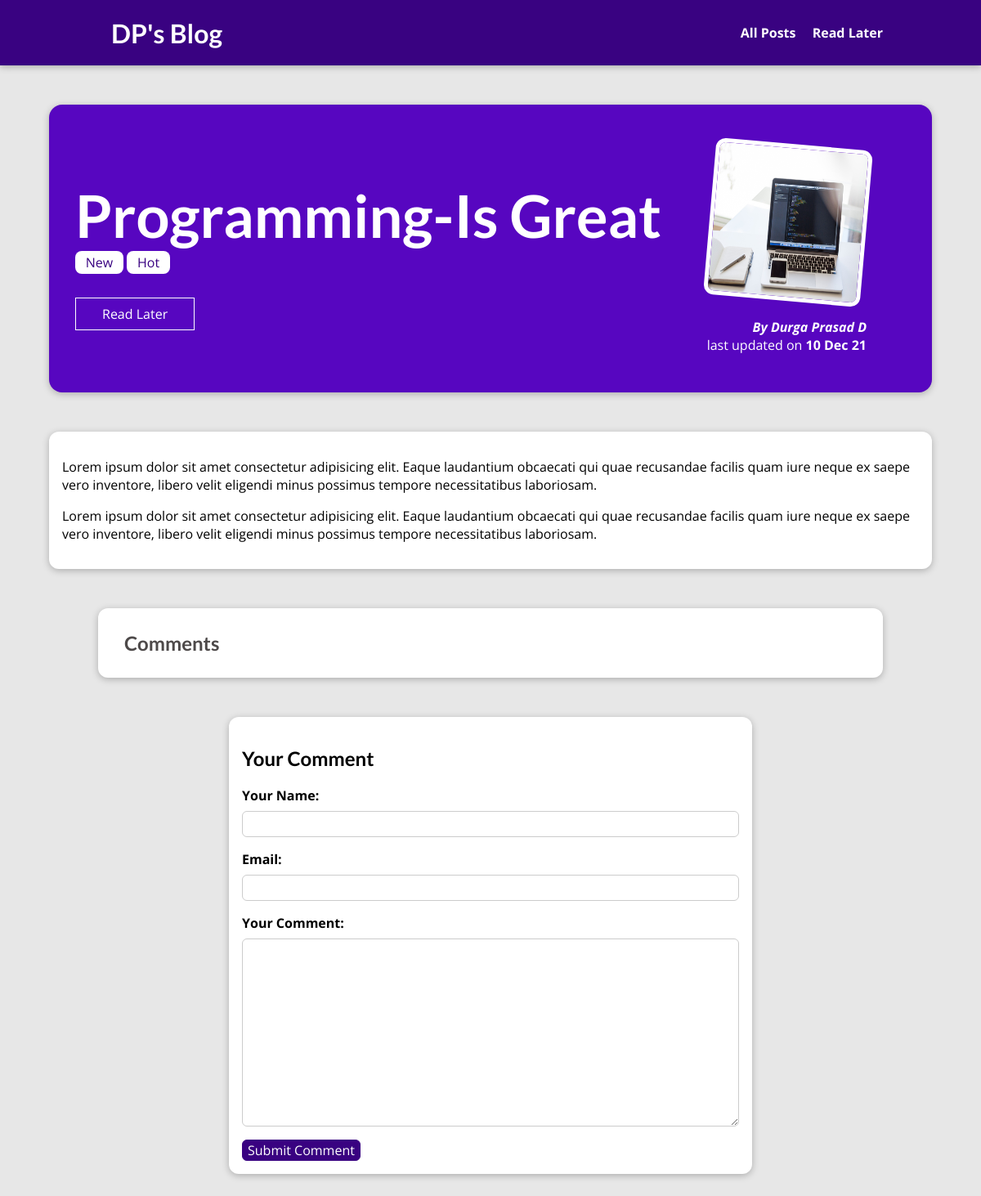
Page /posts/programming-is-great on the earlier database version.
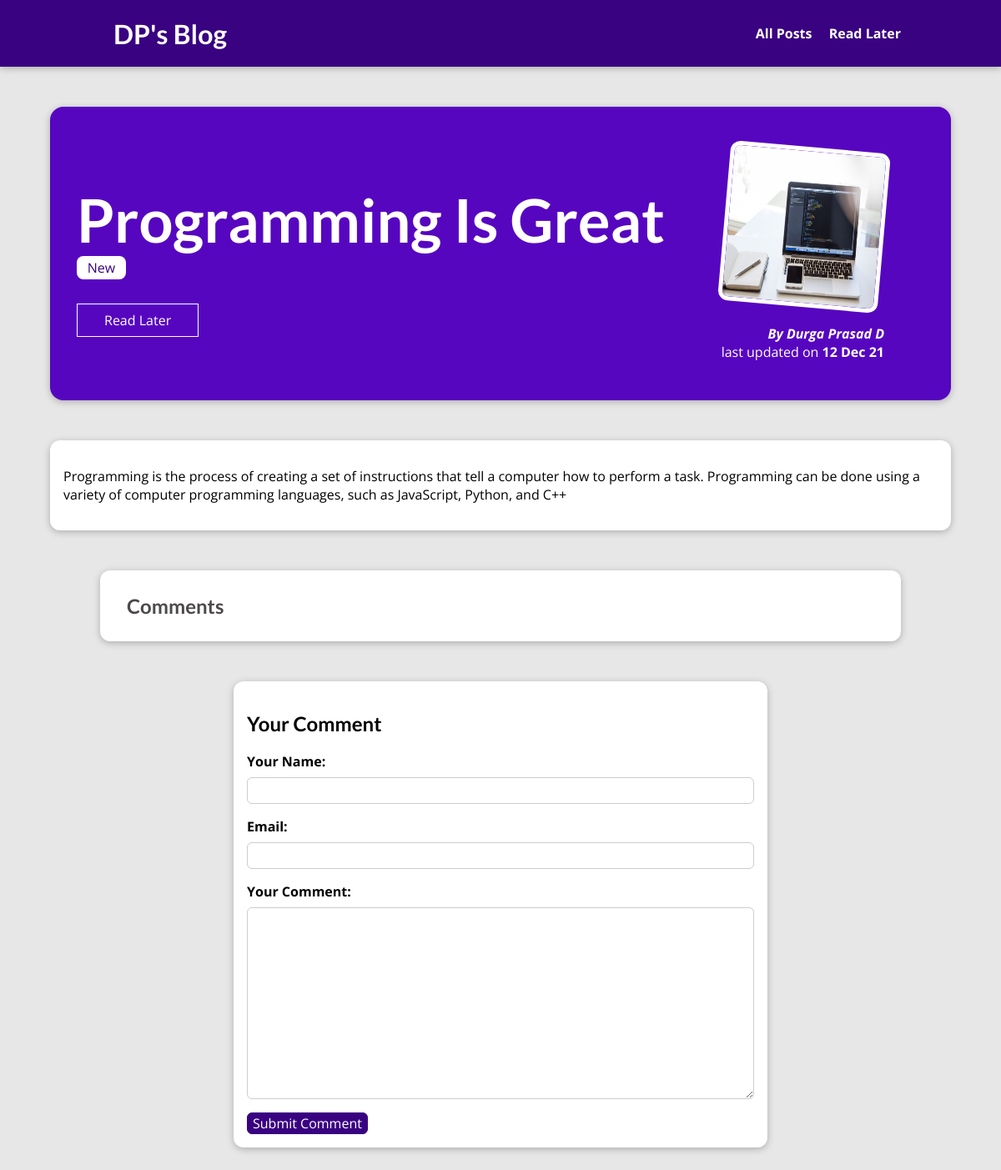
Same page on the later database version.
### blog/models.py (models this page shows, shortened)
class Post(models.Model):
    title=models.CharField(max_length=50)
    excert=models.CharField(max_length=200)
    image_name=models.ImageField(upload_to="posts")
    date=models.DateField(auto_now=True)
    slug=models.SlugField(unique=True,db_index=True)
    author=models.ForeignKey(Author,on_delete=models.SET_NULL,null=True,related_name="posts")
    content=models.TextField(validators=[MinLengthValidator])
    tag=models.ManyToManyField(Tag,related_name="tags")

class Tag(models.Model):
    caption=models.CharField(max_length=50)

class Author(models.Model):
    fname=models.CharField(max_length=50)
    lname=models.CharField(max_length=50)
    email=models.EmailField()
    def full_name(self):
        return f"{self.fname} {self.lname}"
    def __str__(self):
        return self.full_name()

### blog/views.py (the view, shortened to what this page needs)
# urls.py: path("posts/<slug:slug>",views.PostDetailView.as_view(),name="post_details"),
class PostDetailView(View):
    def is_stored_post(self,request,post_id):
        stored_post=request.session.get("stored_post")
        if stored_post is not None:
            is_read_later=post_id in stored_post
        else:
            is_read_later=False
        return is_read_later
    def get(self,request,slug):
        identified_post=Post.objects.get(slug=slug)
        form=CommentsForm()
        return render(request,"blog/post-details.html",{
            "post":identified_post,
            "tags":identified_post.tag.all(),
            "form":form,
            "comments":identified_post.comments.all().order_by("-id"),
            "is_read_later":self.is_stored_post(request,identified_post.id)
        })

### blog/forms.py
class CommentsForm(forms.ModelForm):
    class Meta:
        model=models.Comment
        exclude=['post']
        labels={
            "user_name":"Your Name",
            "user_email":"Email",
            "text":"Your Comment"
        }

### blog/templates/blog/post-details.html (shortened to what this page needs)
{% extends 'base.html' %}
{% load static %}
{% block css_files %}<link rel="stylesheet" href="{% static 'blog/post-details.css' %}">
{% endblock css_files %}
{% block body %}
<section id='summary'>
<h2>{{post.title | title}}</h2>
<div>
    {% for tag in tags %}
    <span class="tags">{{tag.caption}}</span>
    {% endfor %}
</div>
{% if is_read_later  %}
<div id="read_later">
    <form action="{% url 'read-later' %}" method="POST">
        {% csrf_token %}
        <input type="hidden" name="read_later" value="{{post.id}}">
    <button>Remove from Read Later</button>
</form>
</div>
{% else %}
<div id="read_later">
    <form action="{% url 'read-later' %}" method="POST">
    <button>Read Later</button>
</form>
</div>
{% endif %}
<article>
    <img src="{{post.image_name.url}}" alt="{{post.title}}">
    <address>By <a href="mailto:{{post.author.email}}">{{post.author}}</a></address>
    <div>
        last updated on <time>{{post.date | date:"d M y"}}</title>
    </div>
</article>
</section>
<main>
        {{post.content | linebreaks}}
</main>
<section id="comments">
    <h2>Comments</h2>
</section>
<section id="comment-form">
    <h2>Your Comment</h2>
    <form  action="{% url 'post_details' post.slug %}" method="POST">
        {% for fields in form %}
        <div class="form-control {% if fields.errors %}invalid{% endif %}" >
            {{fields.label_tag}}
            {{fields}}
        </div>
        {% endfor %}
        <button>Submit Comment</button>
    </form>
</section>
{% endblock body %}

### templates/base.html (shortened to what this page needs)
{% load static %}
<!DOCTYPE html>
<html lang="en">
<head>
    <link rel="stylesheet" href="{% static 'app.css' %}">
    {% block css_files %}{% endblock css_files %}
</head>
<body>
    <header id="main-navigation">
        <h1><a href="{% url 'starting_page' %}">DP's Blog</a></h1>
        <nav >
            <a href="{% url 'posts' %}">All Posts</a>
            <a href="{% url 'read-later'%}">Read Later</a>
        </nav>
    </header>
   {% block body %}{% endblock body %}
</body>
</html>

### static/app.css (style rules this page uses)
* { box-sizing: border-box; }
html { font-family: 'Open Sans', 'Lato', sans-serif; }
body { margin: 0; }
h1, h2, h3 { font-family: 'Lato', sans-serif; font-weight: bold; }
#main-navigation { width: 100%; height: 5rem; display: flex; justify-content: space-between; align-items: center; padding: 0 10%; position: absolute; top: 0; left: 0; }
#main-navigation a { text-decoration: none; color: white; font-weight: bold; margin-left: 1rem; }

### blog/static/blog/post-details.css (style rules this page uses)
body { background-color: #e7e7e7; }
#main-navigation { background-color: #390281; box-shadow: 0 2px 8px rgba(0, 0, 0, 0.25); }
#summary { margin: 8rem auto 3rem auto; padding: 2rem; width: 90%; max-width: 90rem; border-radius: 16px; background-color: #5706c0; position: relative; box-shadow: 0 2px 8px rgba(0, 0, 0, 0.25); height: 22rem; }
#summary h2 { color: white; font-size: 4.5rem; margin-bottom: 0.25rem; }
#summary article { position: absolute; top: 2rem; right: 3rem; padding: 1rem 2rem; border-radius: 12px; text-align: right; color: white; }
#summary article img { width: 12rem; height: 12rem; border-radius: 12px; transform: rotateZ(5deg); border: 5px solid white; margin-bottom: 1rem; }
#summary address { font-weight: bold; }
#summary a { color: white; text-decoration: none; }
#summary time { font-weight: bold; }
main { width: 90%; max-width: 90rem; margin: 3rem auto; background-color: white; padding: 1rem; border-radius: 12px; box-shadow: 0 2px 8px rgba(0, 0, 0, 0.25); }
.tags { background-color: white; color: #390281; padding: 0.2rem 0.8rem; border-radius: 8px; }
#comment-form { margin: 3rem auto; width: 90%; max-width: 40rem; border-radius: 12px; background-color: white; box-shadow: 0 2px 8px rgba(0, 0, 0, 0.25); padding: 1rem; }
.form-control { margin-bottom: 1rem; }
.form-control label { margin-bottom: 0.5rem; font-weight: bold; display:block; }
.form-control input,.form-control textarea { display: block; width: 100%; font: inherit; padding: 0.25rem; border-radius: 6px; border: 1px solid #ccc; }
#comment-form button { font: inherit; background-color: #390281; color: white; border: 1px solid #390281; padding: 0.5 1.5rem; border-radius: 6px; cursor: pointer; }
#comments { margin: 3rem auto; width: 90%; max-width: 60rem; border-radius: 12px; background-color: white; box-shadow: 0 2px 8px rgba(0, 0, 0, 0.25); padding: 0.5rem 2rem; }
#comments h2 { color: #4d4949; padding: 0; }
#read_later { margin: 2rem 0; }
#read_later button { color: white; background-color: transparent; border: 1px solid white; padding: 0.5rem 2rem; font: inherit; }

Differences in the rows shown:
removed Post: title "Programming-Is Great", image_name (picture), author "Durga Prasad D", date "10 Dec 21", content "Lorem ipsum dolor sit amet consectetur adipisicing elit. Eaque laudantium obcaecati qui quae recusandae facilis quam iure neque ex saepe vero inventore, libero velit eligendi minus possimus tempore necessitatibus laboriosam. Lorem ipsum dolor sit amet consectetur adipisicing elit. Eaque laudantium obcaecati qui quae recusandae facilis quam iure neque ex saepe vero inventore, libero velit eligendi minus possimus tempore necessitatibus laboriosam."
no longer on this page (row unchanged): Tag: caption "Hot"
added Post: title "Programming Is Great", image_name (picture), author "Durga Prasad D", date "12 Dec 21", content "Programming is the process of creating a set of instructions that tell a computer how to perform a task. Programming can be done using a variety of computer programming languages, such as JavaScript, Python, and C++"
